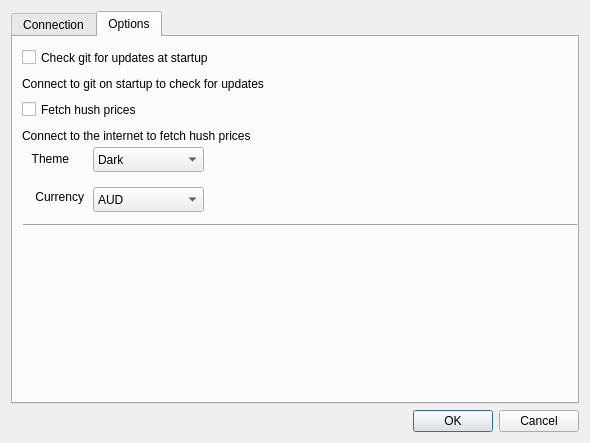
<?xml version="1.0" encoding="UTF-8"?>
<ui version="4.0">
 <class>Settings</class>
 <widget class="QDialog" name="Settings">
  <property name="geometry">
   <rect>
    <x>0</x>
    <y>0</y>
    <width>590</width>
    <height>443</height>
   </rect>
  </property>
  <property name="sizePolicy">
   <sizepolicy hsizetype="Fixed" vsizetype="Fixed">
    <horstretch>0</horstretch>
    <verstretch>0</verstretch>
   </sizepolicy>
  </property>
  <property name="minimumSize">
   <size>
    <width>590</width>
    <height>443</height>
   </size>
  </property>
  <property name="maximumSize">
   <size>
    <width>590</width>
    <height>443</height>
   </size>
  </property>
  <property name="windowTitle">
   <string>Settings</string>
  </property>
  <property name="modal">
   <bool>true</bool>
  </property>
  <layout class="QVBoxLayout" name="verticalLayout">
   <item>
    <widget class="QTabWidget" name="tabWidget">
     <property name="currentIndex">
      <number>1</number>
     </property>
     <widget class="QWidget" name="tab">
      <attribute name="title">
       <string>Connection</string>
      </attribute>
      <layout class="QVBoxLayout" name="verticalLayout_3">
       <item>
        <widget class="QLabel" name="confMsg">
         <property name="text">
          <string notr="true">&lt;html&gt;&lt;head/&gt;&lt;body&gt;&lt;p&gt;&lt;br/&gt;&lt;/p&gt;&lt;/body&gt;&lt;/html&gt;</string>
         </property>
         <property name="textInteractionFlags">
          <set>Qt::LinksAccessibleByMouse|Qt::TextSelectableByMouse</set>
         </property>
        </widget>
       </item>
       <item>
        <widget class="QLabel" name="label">
         <property name="minimumSize">
          <size>
           <width>60</width>
           <height>0</height>
          </size>
         </property>
         <property name="text">
          <string>Lightwallet Server</string>
         </property>
        </widget>
       </item>
       <item>
        <layout class="QVBoxLayout" name="verticalLayout_2">
         <item>
          <widget class="QComboBox" name="cmbServer">
           <property name="editable">
            <bool>true</bool>
           </property>
          </widget>
         </item>
        </layout>
       </item>
       <item>
        <spacer name="verticalSpacer">
         <property name="orientation">
          <enum>Qt::Vertical</enum>
         </property>
         <property name="sizeHint" stdset="0">
          <size>
           <width>20</width>
           <height>40</height>
          </size>
         </property>
        </spacer>
       </item>
      </layout>
     </widget>
     <widget class="QWidget" name="tab_2">
      <attribute name="title">
       <string>Options</string>
      </attribute>
      <widget class="QComboBox" name="comboBoxTheme">
       <property name="geometry">
        <rect>
         <x>80</x>
         <y>110</y>
         <width>111</width>
         <height>25</height>
        </rect>
       </property>
       <property name="sizePolicy">
        <sizepolicy hsizetype="MinimumExpanding" vsizetype="Fixed">
         <horstretch>0</horstretch>
         <verstretch>0</verstretch>
        </sizepolicy>
       </property>
       <item>
        <property name="text">
         <string>Dark</string>
        </property>
       </item>
       <item>
        <property name="text">
         <string>Midnight</string>
        </property>
       </item>
       <item>
        <property name="text">
         <string>Light</string>
        </property>
       </item>
       <item>
        <property name="text">
         <string>Blue</string>
        </property>
       </item>
       <item>
        <property name="text">
         <string>Default</string>
        </property>
       </item>
       <item>
        <property name="text">
         <string>test</string>
        </property>
       </item>
      </widget>
      <widget class="QCheckBox" name="chkFetchPrices">
       <property name="geometry">
        <rect>
         <x>9</x>
         <y>61</y>
         <width>184</width>
         <height>23</height>
        </rect>
       </property>
       <property name="text">
        <string>Fetch hush prices</string>
       </property>
      </widget>
      <widget class="QCheckBox" name="chkCheckUpdates">
       <property name="geometry">
        <rect>
         <x>9</x>
         <y>9</y>
         <width>571</width>
         <height>23</height>
        </rect>
       </property>
       <property name="text">
        <string>Check git for updates at startup</string>
       </property>
      </widget>
      <widget class="QLabel" name="label_8">
       <property name="geometry">
        <rect>
         <x>9</x>
         <y>38</y>
         <width>641</width>
         <height>17</height>
        </rect>
       </property>
       <property name="text">
        <string>Connect to git on startup to check for updates</string>
       </property>
      </widget>
      <widget class="QLabel" name="label_20">
       <property name="geometry">
        <rect>
         <x>9</x>
         <y>113</y>
         <width>47</width>
         <height>17</height>
        </rect>
       </property>
       <property name="sizePolicy">
        <sizepolicy hsizetype="Preferred" vsizetype="Preferred">
         <horstretch>0</horstretch>
         <verstretch>0</verstretch>
        </sizepolicy>
       </property>
       <property name="text">
        <string>Theme</string>
       </property>
       <property name="alignment">
        <set>Qt::AlignRight|Qt::AlignTrailing|Qt::AlignVCenter</set>
       </property>
      </widget>
      <widget class="Line" name="line_2">
       <property name="geometry">
        <rect>
         <x>10</x>
         <y>180</y>
         <width>691</width>
         <height>16</height>
        </rect>
       </property>
       <property name="sizePolicy">
        <sizepolicy hsizetype="Minimum" vsizetype="Fixed">
         <horstretch>0</horstretch>
         <verstretch>0</verstretch>
        </sizepolicy>
       </property>
       <property name="orientation">
        <enum>Qt::Horizontal</enum>
       </property>
      </widget>
      <widget class="QLabel" name="label_10">
       <property name="geometry">
        <rect>
         <x>9</x>
         <y>90</y>
         <width>601</width>
         <height>17</height>
        </rect>
       </property>
       <property name="text">
        <string>Connect to the internet to fetch hush prices</string>
       </property>
      </widget>
      <widget class="QLabel" name="label_21">
       <property name="geometry">
        <rect>
         <x>10</x>
         <y>150</y>
         <width>61</width>
         <height>20</height>
        </rect>
       </property>
       <property name="sizePolicy">
        <sizepolicy hsizetype="Preferred" vsizetype="Preferred">
         <horstretch>0</horstretch>
         <verstretch>0</verstretch>
        </sizepolicy>
       </property>
       <property name="text">
        <string>Currency</string>
       </property>
       <property name="alignment">
        <set>Qt::AlignRight|Qt::AlignTrailing|Qt::AlignVCenter</set>
       </property>
      </widget>
      <widget class="QComboBox" name="comboBoxCurrency">
       <property name="geometry">
        <rect>
         <x>80</x>
         <y>150</y>
         <width>111</width>
         <height>25</height>
        </rect>
       </property>
       <property name="sizePolicy">
        <sizepolicy hsizetype="MinimumExpanding" vsizetype="Fixed">
         <horstretch>0</horstretch>
         <verstretch>0</verstretch>
        </sizepolicy>
       </property>
       <item>
        <property name="text">
         <string>AUD</string>
        </property>
       </item>
       <item>
        <property name="text">
         <string>BTC</string>
        </property>
       </item>
       <item>
        <property name="text">
         <string>CAD</string>
        </property>
       </item>
       <item>
        <property name="text">
         <string>CHF</string>
        </property>
       </item>
       <item>
        <property name="text">
         <string>CNY</string>
        </property>
       </item>
       <item>
        <property name="text">
         <string>EUR</string>
        </property>
       </item>
       <item>
        <property name="text">
         <string>GBP</string>
        </property>
       </item>
       <item>
        <property name="text">
         <string>INR</string>
        </property>
       </item>
       <item>
        <property name="text">
         <string>RUB</string>
        </property>
       </item>
       <item>
        <property name="text">
         <string>USD</string>
        </property>
       </item>
      </widget>
     </widget>
    </widget>
   </item>
   <item>
    <widget class="QDialogButtonBox" name="buttonBox">
     <property name="orientation">
      <enum>Qt::Horizontal</enum>
     </property>
     <property name="standardButtons">
      <set>QDialogButtonBox::Cancel|QDialogButtonBox::Ok</set>
     </property>
    </widget>
   </item>
  </layout>
 </widget>
 <resources/>
 <connections>
  <connection>
   <sender>buttonBox</sender>
   <signal>accepted()</signal>
   <receiver>Settings</receiver>
   <slot>accept()</slot>
   <hints>
    <hint type="sourcelabel">
     <x>248</x>
     <y>254</y>
    </hint>
    <hint type="destinationlabel">
     <x>157</x>
     <y>274</y>
    </hint>
   </hints>
  </connection>
  <connection>
   <sender>buttonBox</sender>
   <signal>rejected()</signal>
   <receiver>Settings</receiver>
   <slot>reject()</slot>
   <hints>
    <hint type="sourcelabel">
     <x>316</x>
     <y>260</y>
    </hint>
    <hint type="destinationlabel">
     <x>286</x>
     <y>274</y>
    </hint>
   </hints>
  </connection>
 </connections>
</ui>
